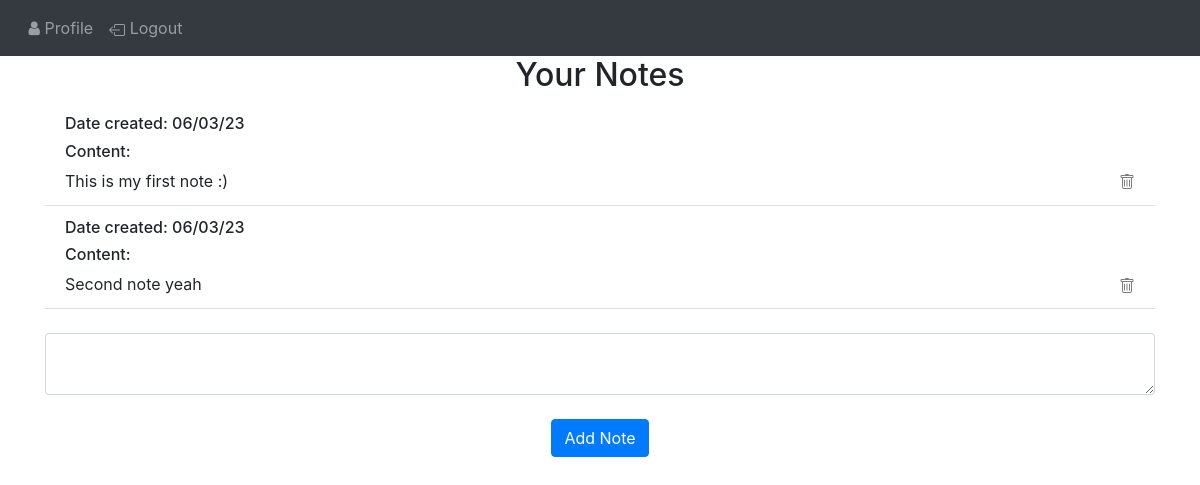
Screenshot of / (signed in) with the database file from the repository.
### website/models.py (models this page shows)
class Note(db.Model):
    id = db.Column(db.Integer, primary_key=True)
    data = db.Column(db.String(10000))
    date = db.Column(db.DateTime(timezone=True), default=func.now())
    user_id = db.Column(db.Integer, db.ForeignKey('user.id'))  # Foreign key

### website/views.py (the view, shortened to what this page needs)
@views.route('/', methods=['GET', 'POST'])
@login_required
def home():
    return render_template('home.html', user=current_user)

### website/__init__.py (called while the page is built)
def create_app():
    app = Flask(__name__)
    app.config['SECRET_KEY'] = 'hjshjhdjah kjshkjdhjs'
    app.config['SQLALCHEMY_DATABASE_URI'] = f'sqlite:///{DB_NAME}'
    app.config['SQLALCHEMY_TRACK_MODIFICATIONS'] = False
    db.init_app(app)
    bootstrap.init_app(app)
    from .views import views
    from .auth import auth
    app.register_blueprint(views, url_prefix='/')
    app.register_blueprint(auth, url_prefix='/')
    from .models import User, Note
    create_database(app)
    login_manager = LoginManager()
    login_manager.login_view = 'auth.login'
    login_manager.init_app(app)
    @login_manager.user_loader
    def load_user(id):
        return User.query.get(int(id))
    return app

### website/templates/home.html (shortened to what this page needs)
{% extends 'base.html' %}
{% block navbar %}
      <nav class="navbar navbar-expand-lg navbar-dark bg-dark">
        <div class="collapse navbar-collapse" id="navbar">
          <div class="navbar-nav">
            {% if user.is_authenticated %}
              <a class="nav-item nav-link" id="profile" href="/profile"><i class="fa fa-fw fa-user"></i>Profile</a>
              <a class="nav-item nav-link" id="logout" href="/logout">
                Logout
              </a>
            {% endif %}
          </div>
        </div>
      </nav>
{% endblock %}
{% block content %}
    <h2 align="center">Your Notes</h2>
    <ul class="list-group list-group-flush" id="notes">
      {% for note in user.notes %}
      <li class="list-group-item">
        <h6>Date created: {{ note.date.strftime('%d/%m/%y') }}</h6>
        <h6>Content:</h6>
        {{ note.data }}
        <a href="/delete-note/{{ note.id }}">
          <button type="button" class="close">
          </button>
        </a>
      </li>
      {% endfor %}
    </ul>
    <form method="POST">
      <br />
      <textarea name="note" id="note" class="form-control"></textarea>
      <br />
      <div align="center">
        <button type="submit" class="btn btn-primary">Add Note</button>
      </div>
    </form>
{% endblock %}

### rows the page displays
Note: date "06/03/23", data "This is my first note :)"
Note: date "06/03/23", data "Second note yeah"
